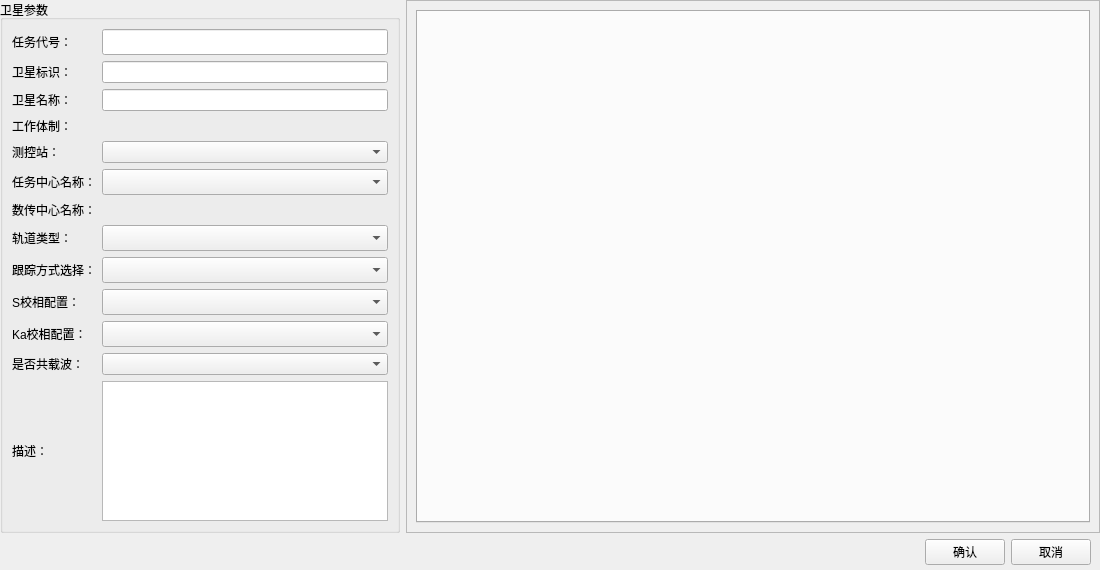
<?xml version="1.0" encoding="UTF-8"?>
<ui version="4.0">
 <class>AddSatelliteDialog</class>
 <widget class="QWidget" name="AddSatelliteDialog">
  <property name="geometry">
   <rect>
    <x>0</x>
    <y>0</y>
    <width>1100</width>
    <height>570</height>
   </rect>
  </property>
  <property name="windowTitle">
   <string>Form</string>
  </property>
  <layout class="QVBoxLayout" name="verticalLayout">
   <property name="leftMargin">
    <number>0</number>
   </property>
   <property name="topMargin">
    <number>0</number>
   </property>
   <property name="rightMargin">
    <number>0</number>
   </property>
   <property name="bottomMargin">
    <number>0</number>
   </property>
   <item>
    <layout class="QHBoxLayout" name="horizontalLayout_2" stretch="0,1">
     <item>
      <widget class="QGroupBox" name="param_groupBox">
       <property name="minimumSize">
        <size>
         <width>400</width>
         <height>0</height>
        </size>
       </property>
       <property name="title">
        <string>卫星参数</string>
       </property>
       <layout class="QGridLayout" name="gridLayout">
        <item row="3" column="0">
         <widget class="QLabel" name="label_13">
          <property name="text">
           <string>工作体制：</string>
          </property>
         </widget>
        </item>
        <item row="9" column="1">
         <widget class="QComboBox" name="sphase">
          <property name="minimumSize">
           <size>
            <width>0</width>
            <height>26</height>
           </size>
          </property>
         </widget>
        </item>
        <item row="12" column="1">
         <widget class="QPlainTextEdit" name="desc"/>
        </item>
        <item row="8" column="0">
         <widget class="QLabel" name="label_7">
          <property name="text">
           <string>跟踪方式选择：</string>
          </property>
         </widget>
        </item>
        <item row="1" column="1">
         <widget class="QLineEdit" name="satelliteIdentification">
          <property name="maxLength">
           <number>8</number>
          </property>
         </widget>
        </item>
        <item row="9" column="0">
         <widget class="QLabel" name="label_8">
          <property name="text">
           <string>S校相配置：</string>
          </property>
         </widget>
        </item>
        <item row="4" column="1">
         <widget class="QComboBox" name="ckstation"/>
        </item>
        <item row="7" column="1">
         <widget class="QComboBox" name="gdlx">
          <property name="minimumSize">
           <size>
            <width>0</width>
            <height>26</height>
           </size>
          </property>
         </widget>
        </item>
        <item row="2" column="1">
         <widget class="QLineEdit" name="satelliteName">
          <property name="minimumSize">
           <size>
            <width>0</width>
            <height>0</height>
           </size>
          </property>
          <property name="maxLength">
           <number>15</number>
          </property>
         </widget>
        </item>
        <item row="5" column="1">
         <widget class="QComboBox" name="taskCenterName">
          <property name="minimumSize">
           <size>
            <width>0</width>
            <height>26</height>
           </size>
          </property>
         </widget>
        </item>
        <item row="7" column="0">
         <widget class="QLabel" name="label_6">
          <property name="text">
           <string>轨道类型：</string>
          </property>
         </widget>
        </item>
        <item row="3" column="1">
         <widget class="QWidget" name="workModeWidget" native="true">
          <property name="minimumSize">
           <size>
            <width>20</width>
            <height>0</height>
           </size>
          </property>
          <layout class="QVBoxLayout" name="workmodeLayout">
           <property name="spacing">
            <number>0</number>
           </property>
           <property name="leftMargin">
            <number>0</number>
           </property>
           <property name="topMargin">
            <number>0</number>
           </property>
           <property name="rightMargin">
            <number>0</number>
           </property>
           <property name="bottomMargin">
            <number>0</number>
           </property>
          </layout>
         </widget>
        </item>
        <item row="8" column="1">
         <widget class="QComboBox" name="trackMode">
          <property name="minimumSize">
           <size>
            <width>0</width>
            <height>26</height>
           </size>
          </property>
         </widget>
        </item>
        <item row="1" column="0">
         <widget class="QLabel" name="label">
          <property name="text">
           <string>卫星标识：</string>
          </property>
         </widget>
        </item>
        <item row="5" column="0">
         <widget class="QLabel" name="label_4">
          <property name="text">
           <string>任务中心名称：</string>
          </property>
         </widget>
        </item>
        <item row="6" column="0">
         <widget class="QLabel" name="label_5">
          <property name="text">
           <string>数传中心名称：</string>
          </property>
         </widget>
        </item>
        <item row="2" column="0">
         <widget class="QLabel" name="label_3">
          <property name="text">
           <string>卫星名称：</string>
          </property>
         </widget>
        </item>
        <item row="10" column="1">
         <widget class="QComboBox" name="kaphase">
          <property name="minimumSize">
           <size>
            <width>0</width>
            <height>26</height>
           </size>
          </property>
         </widget>
        </item>
        <item row="0" column="0">
         <widget class="QLabel" name="label_2">
          <property name="text">
           <string>任务代号：</string>
          </property>
         </widget>
        </item>
        <item row="12" column="0">
         <widget class="QLabel" name="label_12">
          <property name="text">
           <string>描述：</string>
          </property>
         </widget>
        </item>
        <item row="0" column="1">
         <widget class="QLineEdit" name="satelliteCode">
          <property name="minimumSize">
           <size>
            <width>0</width>
            <height>26</height>
           </size>
          </property>
          <property name="text">
           <string/>
          </property>
         </widget>
        </item>
        <item row="10" column="0">
         <widget class="QLabel" name="label_10">
          <property name="text">
           <string>Ka校相配置：</string>
          </property>
         </widget>
        </item>
        <item row="4" column="0">
         <widget class="QLabel" name="label_9">
          <property name="text">
           <string>测控站：</string>
          </property>
         </widget>
        </item>
        <item row="11" column="0">
         <widget class="QLabel" name="label_11">
          <property name="text">
           <string>是否共载波：</string>
          </property>
         </widget>
        </item>
        <item row="11" column="1">
         <widget class="QComboBox" name="m_isCarrierType"/>
        </item>
        <item row="6" column="1">
         <widget class="QWidget" name="sczxbz" native="true">
          <layout class="QVBoxLayout" name="verticalLayout_2">
           <property name="spacing">
            <number>0</number>
           </property>
           <property name="leftMargin">
            <number>0</number>
           </property>
           <property name="topMargin">
            <number>0</number>
           </property>
           <property name="rightMargin">
            <number>0</number>
           </property>
           <property name="bottomMargin">
            <number>0</number>
           </property>
          </layout>
         </widget>
        </item>
       </layout>
      </widget>
     </item>
     <item>
      <widget class="QFrame" name="frame_4">
       <property name="minimumSize">
        <size>
         <width>650</width>
         <height>0</height>
        </size>
       </property>
       <property name="frameShape">
        <enum>QFrame::StyledPanel</enum>
       </property>
       <property name="frameShadow">
        <enum>QFrame::Raised</enum>
       </property>
       <layout class="QVBoxLayout" name="verticalLayout_3">
        <item>
         <widget class="QTabWidget" name="gztx_tabwidget"/>
        </item>
       </layout>
      </widget>
     </item>
    </layout>
   </item>
   <item>
    <layout class="QHBoxLayout" name="horizontalLayout">
     <property name="rightMargin">
      <number>9</number>
     </property>
     <property name="bottomMargin">
      <number>5</number>
     </property>
     <item>
      <spacer name="horizontalSpacer">
       <property name="orientation">
        <enum>Qt::Horizontal</enum>
       </property>
       <property name="sizeHint" stdset="0">
        <size>
         <width>40</width>
         <height>20</height>
        </size>
       </property>
      </spacer>
     </item>
     <item>
      <widget class="QPushButton" name="save">
       <property name="text">
        <string>确认</string>
       </property>
      </widget>
     </item>
     <item>
      <widget class="QPushButton" name="cancel">
       <property name="text">
        <string>取消</string>
       </property>
      </widget>
     </item>
    </layout>
   </item>
  </layout>
 </widget>
 <resources/>
 <connections/>
</ui>
